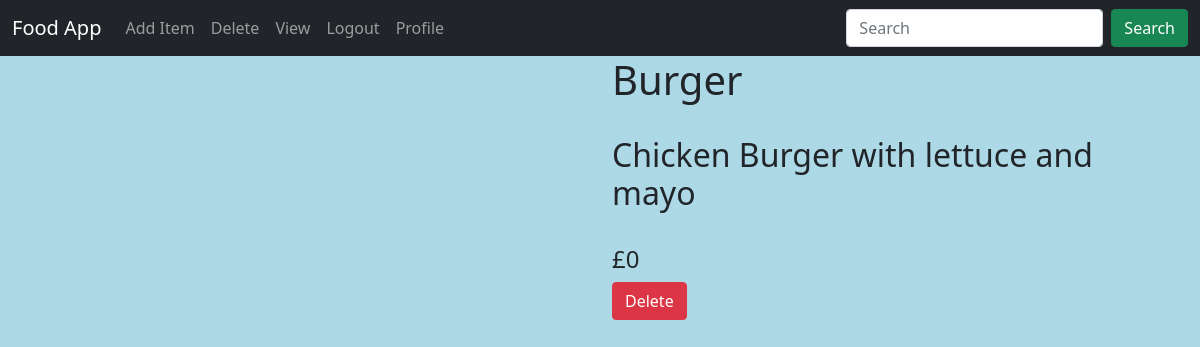
The page /food/2/ (signed in) on the database its author committed.
### food/models.py (models this page shows, shortened)
class Item(models.Model):
    user_name = models.ForeignKey(User, on_delete=models.CASCADE, default=1)
    item_name = models.CharField(max_length=200)
    item_desc = models.CharField(max_length=200)
    item_price = models.IntegerField()
    item_image = models.CharField(max_length=500, default="https://platerate.com/images/tempfoodnotext.png")

### food/views.py (the view)
# urls.py: path('<int:pk>/', views.FoodDetailView.as_view(), name="detail"),
class FoodDetailView(DetailView):
    model = Item
    template_name = 'food/detail.html'
    context_object_name = 'item'

### food/templates/food/detail.html (shortened to what this page needs)
{% extends 'food/base.html' %}
{% block body %}
    <div class="row align-items-center">
        <div class="col-6">
        </div>
        <div class="col-6">
            <h1>{{item.item_name}}</h1>
            <br>
            <h2>{{item.item_desc}}</h2>
            <br>
            <h4>£{{item.item_price}}</h4>
            <a href="{% url 'food:delete_item' item.id %}" class="btn btn-danger">Delete</a>
        </div>
    </div>
{% endblock %}

### food/static/food/styles.css (style rules this page uses)
body { background-color: lightblue; }

### rows shown on the page
Item: item_name "Burger", item_desc "Chicken Burger with lettuce and mayo", item_price "0"
